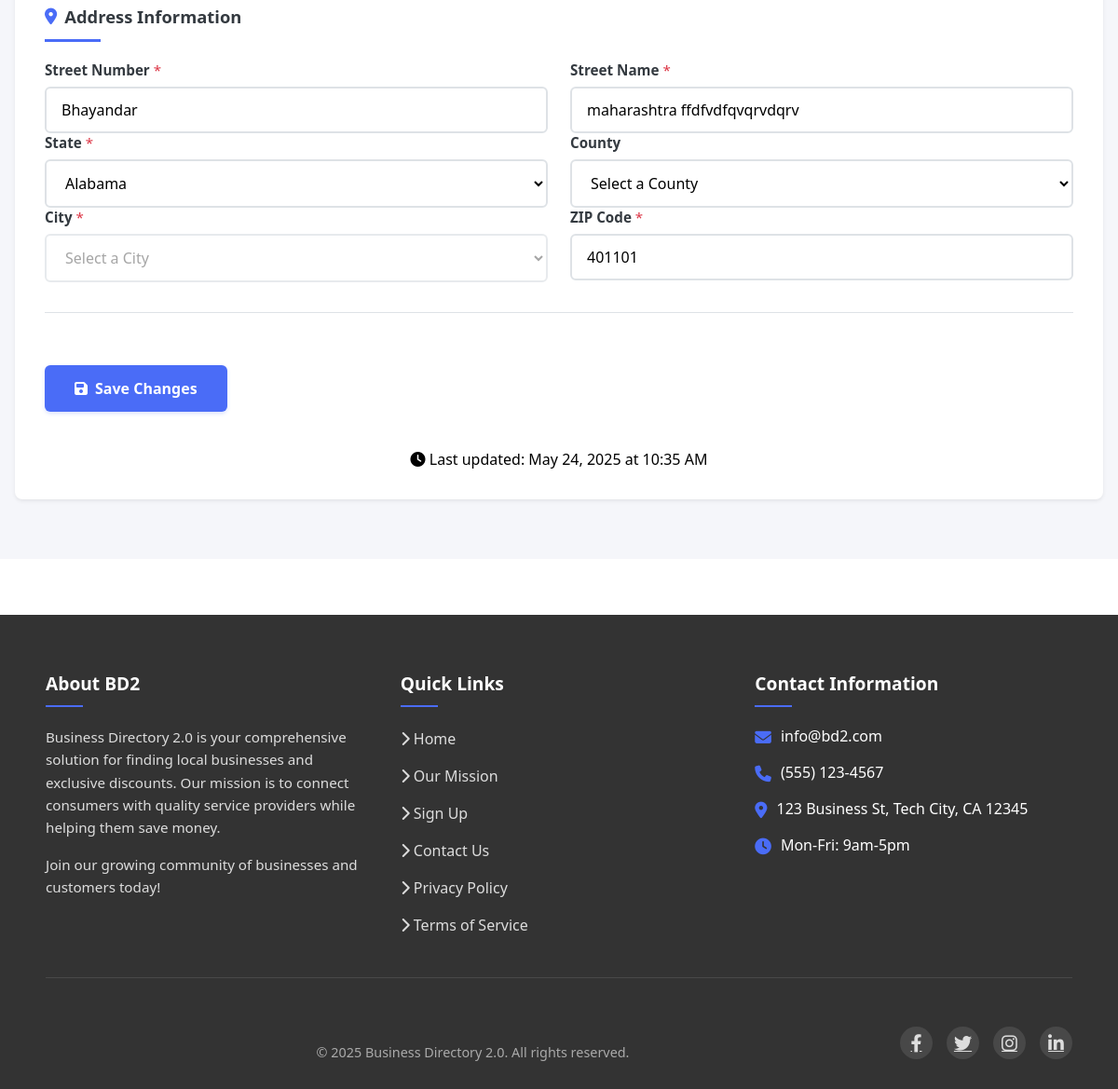
The app's page /users/consumer-dashboard/ (signed in, lower part), older data.
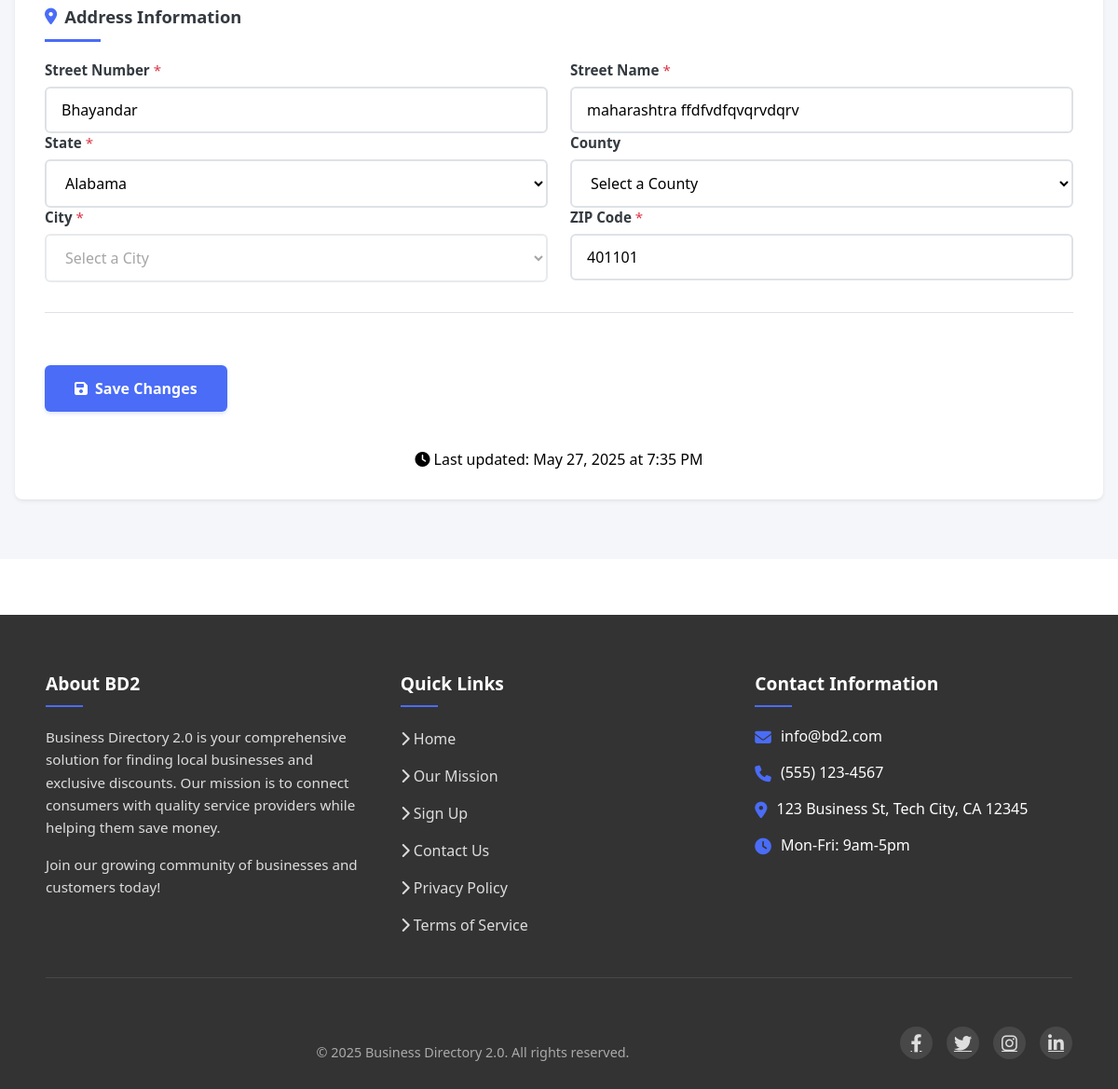
The same page, newer data.
### users/models.py (models this page shows, shortened)
class User(AbstractUser, TimeStampedModel):
    username = None
    email = models.EmailField(_('email address'), unique=True)
    phone_number = models.CharField(max_length=15, blank=True, null=True)
    profile_picture = models.ImageField(upload_to='profile_pictures/', blank=True, null=True)
    address = models.ForeignKey(Address, on_delete=models.SET_NULL, null=True, blank=True)
    user_type = models.CharField(max_length=10, choices=UserType.choices, default=UserType.REQUESTOR)
    business_name = models.CharField(max_length=255, blank=True, null=True)
    website = models.URLField(blank=True, null=True)
    business_card_front = models.ImageField(upload_to='business_cards/', blank=True, null=True)
    business_card_back = models.ImageField(upload_to='business_cards/', blank=True, null=True)
    has_blank_card_back = models.BooleanField(default=False)
    service_description = models.TextField(blank=True, null=True)
    login_token = models.CharField(max_length=100, blank=True, null=True)
    token_expiry = models.DateTimeField(blank=True, null=True)
    groups = models.ManyToManyField(
        'auth.Group',
        verbose_name=_('groups'),
        blank=True,
        help_text=_(
            'The groups this user belongs to. A user will get all permissions '
            'granted to each of their groups.'
        ),
        related_name='custom_user_set',
        related_query_name='user',
    )
    user_permissions = models.ManyToManyField(
        'auth.Permission',
        verbose_name=_('user permissions'),
        blank=True,
        help_text=_('Specific permissions for this user.'),
        related_name='custom_user_set',
        related_query_name='user',
    )
    USERNAME_FIELD = 'email'
    REQUIRED_FIELDS = []
    objects = UserManager()

### core/models.py (models this page shows, shortened)
class TimeStampedModel(models.Model):
    created_at = models.DateTimeField(auto_now_add=True)
    updated_at = models.DateTimeField(auto_now=True)
    is_active = models.BooleanField(default=True)
    class Meta:
        abstract = True

class Address(TimeStampedModel):
    street = models.CharField(max_length=255)
    city = models.CharField(max_length=100)
    state = models.CharField(max_length=100)
    postal_code = models.CharField(max_length=20)
    country = models.CharField(max_length=100, default="United States")
    latitude = models.DecimalField(max_digits=9, decimal_places=6, null=True, blank=True)
    longitude = models.DecimalField(max_digits=9, decimal_places=6, null=True, blank=True)
    class Meta:
        verbose_name_plural = "Addresses"

### users/views.py (the view)
# urls.py: path('consumer-dashboard/', views.consumer_dashboard, name='consumer_dashboard'),
@login_required
def consumer_dashboard(request):
    user = request.user
    if user.login_token and user.is_token_valid():
        user.clear_token()
    context = {
        'user': user,
        **get_dashboard_stats(user),
        **get_user_profile_data(user),
        **get_user_preferences_data(user),
        **get_offers_data(user),
        **get_notification_settings(user),
        'states': get_us_states(),
        'all_categories': get_formatted_categories(),
    }
    return render(request, 'users/consumer_dashboard.html', context)

### users/views.py (called while the page is built)
def get_user_profile_data(user):
    address_number = ''
    address_street = ''
    if user.address and user.address.street:
        parts = user.address.street.split(' ', 1)
        address_number = parts[0] if len(parts) > 0 else ''
        address_street = parts[1] if len(parts) > 1 else ''
    return {
        'address_number': address_number,
        'address_street': address_street
    }

def get_user_preferences_data(user):
    try:
        interests = ConsumerInterest.objects.get(user=user)
        selected_categories = list(interests.categories.all())
        receive_notifications = interests.receive_notifications
        specific_services = ""
        if hasattr(user, 'profile') and user.profile:
            specific_services = user.profile.bio or ""
    except ConsumerInterest.DoesNotExist:
        selected_categories = []
        receive_notifications = True
        specific_services = ""
    return {
        'selected_categories': selected_categories,
        'receive_notifications': receive_notifications,
        'specific_services': specific_services
    }

### users/templates/users/consumer_dashboard.html (shortened to what this page needs)
{% extends "base.html" %}
{% load static %}
{% block extra_css %}
<link rel="stylesheet" href="{% static 'css/consumer_dashboard.css' %}">
<link rel="stylesheet" href="https://cdn.jsdelivr.net/npm/toastify-js/src/toastify.min.css">
{% endblock %}
{% block content %}
<main class="consumer-dashboard">
  <section class="dashboard-content active" id="profile-section" role="tabpanel" aria-labelledby="profile-tab">
    {% include "users/consumer_dashboard_profile.html" %}
  </section>
</main>
{% endblock %}

### users/templates/users/consumer_dashboard_profile.html (shortened to what this page needs)
<form class="profile-form" action="{% url 'user_profile' %}" method="post">
  <div class="form-section">
    <h3 class="section-title"><i class="fas fa-map-marker-alt"></i> Address Information</h3>
    <div class="form-row">
      <div class="form-group" style="flex: 0.3;">
        <label for="address-number">Street Number <span class="required">*</span></label>
        <input type="text" id="address-number" name="address_number" value="{{ address_number|default:'' }}" placeholder="123" required>
      </div>
      <div class="form-group" style="flex: 0.7;">
        <label for="address-street">Street Name <span class="required">*</span></label>
        <input type="text" id="address-street" name="address_street" value="{{ address_street|default:'' }}" placeholder="Main Street" required>
      </div>
    </div>
    <div class="form-row">
      <div class="form-group">
        <label for="state">State <span class="required">*</span></label>
        <select id="state" name="state" data-current="{{ user.address.state|default:'' }}" required>
          {% if states %}
            {% for state_code, state_name in states %}
              <option value="{{ state_code }}" {% if user.address.state == state_code %}selected{% endif %}>{{ state_name }}</option>
            {% endfor %}
          {% endif %}
        </select>
      </div>
      <div class="form-group">
        <label for="county">County</label>
        <select id="county" name="county" {% if not user.address.state %}disabled{% endif %}>
          <option value="">Select a County</option>
        </select>
      </div>
    </div>
    <div class="form-row">
      <div class="form-group">
        <label for="city">City <span class="required">*</span></label>
        <select id="city" name="city" {% if not user.address.county %}disabled{% endif %} required>
          <option value="">Select a City</option>
        </select>
      </div>
      <div class="form-group">
        <label for="zip">ZIP Code <span class="required">*</span></label>
        <input type="text" id="zip" name="zip" value="{{ user.address.postal_code|default:'' }}" placeholder="12345" pattern="[0-9]{5}" maxlength="5" required>
      </div>
    </div>
  </div>
  <div class="form-actions">
    <button type="submit" class="primary-button">
      <i class="fas fa-save"></i> Save Changes
    </button>
  </div>
  <div class="last-updated text-center mt-2">
    <i class="fas fa-clock"></i> Last updated:
    <span id="last-updated-timestamp">
      {% if user.updated_at %}
        {{ user.updated_at|date:"F j, Y \a\t g:i A" }}
      {% else %}
        Never
      {% endif %}
    </span>
  </div>
</form>

Row changes from the older to the newer data that the page shows:
changed User "Select a City": updated_at "May 24, 2025 at 10:35 AM" → "May 27, 2025 at 7:35 PM"
